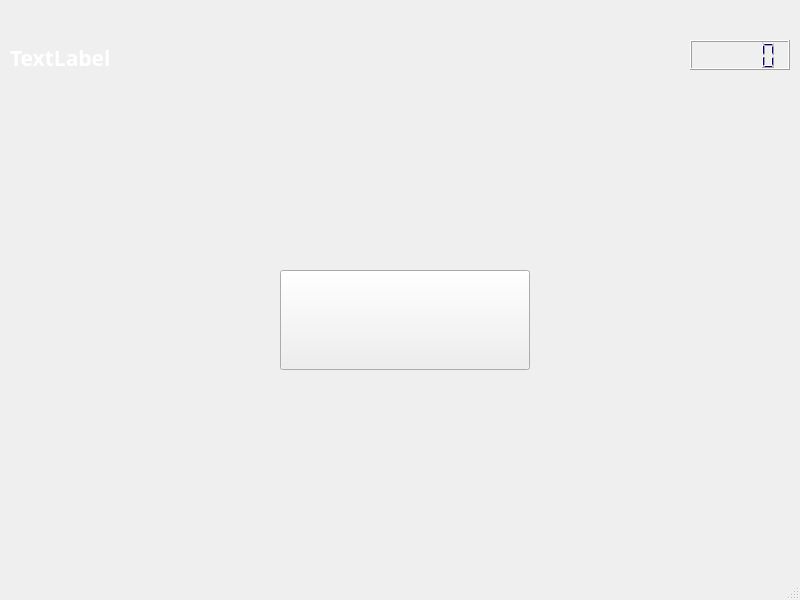
<?xml version="1.0" encoding="UTF-8"?>
<ui version="4.0">
 <class>MainWindow</class>
 <widget class="QMainWindow" name="MainWindow">
  <property name="geometry">
   <rect>
    <x>0</x>
    <y>0</y>
    <width>800</width>
    <height>600</height>
   </rect>
  </property>
  <property name="windowTitle">
   <string>MainWindow</string>
  </property>
  <widget class="QWidget" name="centralwidget">
   <widget class="QLabel" name="background">
    <property name="geometry">
     <rect>
      <x>0</x>
      <y>0</y>
      <width>4800</width>
      <height>512</height>
     </rect>
    </property>
    <property name="text">
     <string/>
    </property>
    <property name="pixmap">
     <pixmap resource="image.qrc">:/src/map.png</pixmap>
    </property>
   </widget>
   <widget class="QLabel" name="label_title">
    <property name="geometry">
     <rect>
      <x>210</x>
      <y>70</y>
      <width>384</width>
      <height>150</height>
     </rect>
    </property>
    <property name="text">
     <string/>
    </property>
    <property name="pixmap">
     <pixmap resource="image.qrc">:/src/game_name.png</pixmap>
    </property>
   </widget>
   <widget class="QLabel" name="car">
    <property name="geometry">
     <rect>
      <x>10</x>
      <y>220</y>
      <width>237</width>
      <height>71</height>
     </rect>
    </property>
    <property name="text">
     <string/>
    </property>
    <property name="pixmap">
     <pixmap resource="image.qrc">:/src/car.png</pixmap>
    </property>
    <property name="scaledContents">
     <bool>true</bool>
    </property>
   </widget>
   <widget class="QPushButton" name="button_start_game">
    <property name="geometry">
     <rect>
      <x>280</x>
      <y>270</y>
      <width>250</width>
      <height>100</height>
     </rect>
    </property>
    <property name="focusPolicy">
     <enum>Qt::NoFocus</enum>
    </property>
    <property name="text">
     <string/>
    </property>
    <property name="icon">
     <iconset resource="image.qrc">
      <normaloff>:/src/start_btn.png</normaloff>:/src/start_btn.png</iconset>
    </property>
    <property name="iconSize">
     <size>
      <width>250</width>
      <height>100</height>
     </size>
    </property>
   </widget>
   <widget class="QLabel" name="label_distance">
    <property name="geometry">
     <rect>
      <x>10</x>
      <y>40</y>
      <width>300</width>
      <height>36</height>
     </rect>
    </property>
    <property name="font">
     <font>
      <family>微軟正黑體</family>
      <pointsize>16</pointsize>
      <weight>75</weight>
      <bold>true</bold>
     </font>
    </property>
    <property name="styleSheet">
     <string notr="true">color:rgb(255, 255, 255)</string>
    </property>
    <property name="text">
     <string>TextLabel</string>
    </property>
   </widget>
   <widget class="QLCDNumber" name="lcd_clock">
    <property name="geometry">
     <rect>
      <x>690</x>
      <y>40</y>
      <width>100</width>
      <height>30</height>
     </rect>
    </property>
    <property name="font">
     <font>
      <pointsize>9</pointsize>
      <weight>75</weight>
      <bold>true</bold>
     </font>
    </property>
    <property name="styleSheet">
     <string notr="true">color:rgb(0, 0, 127)</string>
    </property>
   </widget>
  </widget>
  <widget class="QMenuBar" name="menubar">
   <property name="geometry">
    <rect>
     <x>0</x>
     <y>0</y>
     <width>800</width>
     <height>25</height>
    </rect>
   </property>
  </widget>
  <widget class="QStatusBar" name="statusbar"/>
 </widget>
 <resources>
  <include location="image.qrc"/>
 </resources>
 <connections/>
</ui>
